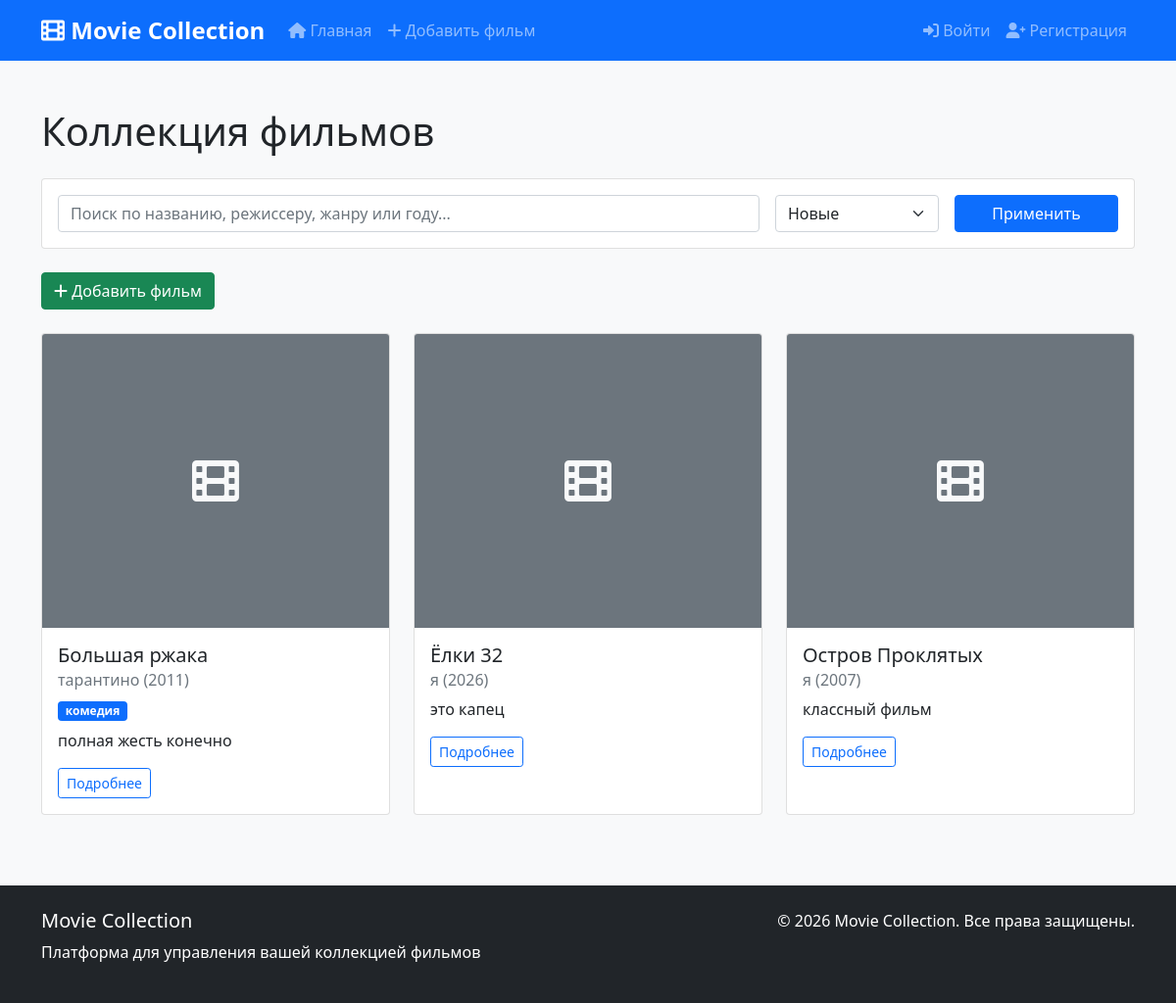
The page / on the database its author committed.
### movies/models.py (models this page shows, shortened)
class Movie(TimeStampedModel):
    title = models.CharField(
        _('Название фильма'),
        max_length=255
    )
    director = models.CharField(
        _('Режиссёр'),
        max_length=255
    )
    release_year = models.PositiveIntegerField(
        _('Год выпуска'),
        db_index=True,
        validators=[MinValueValidator(1888), MaxValueValidator(2100)]
    )
    genre = models.ForeignKey(
        Genre,
        on_delete=models.SET_NULL,
        null=True,
        blank=True,
        verbose_name=_('Жанр')
    )
    description = models.TextField(
        _('Описание'),
        blank=True
    )
    poster = models.ImageField(
        _('Постер'),
        upload_to='movie_posters/',
        null=True,
        blank=True
    )
    added_by = models.ForeignKey(
        User,
        on_delete=models.CASCADE,
        related_name='movies',
        verbose_name=_('Добавил пользователь')
    )
    class Meta:
        verbose_name = _('Фильм')
        verbose_name_plural = _('Фильмы')
        ordering = ['-created_at']
        unique_together = ['title', 'director', 'release_year']
    @property
    def average_rating(self):
        from django.db.models import Avg
        result = self.reviews.aggregate(average=Avg('rating'))
        return result['average'] or 0

class Genre(models.Model):
    name = models.CharField(
        _('Название жанра'),
        max_length=100,
        unique=True
    )
    class Meta:
        verbose_name = _('Жанр')
        verbose_name_plural = _('Жанры')
        ordering = ['name']

### movies/views.py (the view, shortened to what this page needs)
# urls.py: path('', views.MovieListView.as_view(), name='movie_list'),
class MovieListView(ListView):
    model = Movie
    template_name = 'movies/movie_list.html'
    context_object_name = 'movies'
    paginate_by = 12
    def get_queryset(self):
        queryset = Movie.objects.select_related('genre', 'added_by')
        search_query = self.request.GET.get('search', '')
        sort_by = self.request.GET.get('sort', '-created_at')
        if sort_by in ['title', 'release_year', 'created_at', '-title', '-release_year', '-created_at']:
            queryset = queryset.order_by(sort_by)
        return queryset
    def get_context_data(self, **kwargs):
        context = super().get_context_data(**kwargs)
        context['search_query'] = self.request.GET.get('search', '')
        context['sort_by'] = self.request.GET.get('sort', '-created_at')
        return context

### templates/movies/movie_list.html (shortened to what this page needs)
{% extends 'base.html' %}
{% load static %}
{% block content %}
<div class="container mt-4">
    <h1 class="mb-4">Коллекция фильмов</h1>
    <div class="card mb-4">
        <div class="card-body">
            <form method="get" class="row g-3">
                <div class="col-md-8">
                    <input type="text" name="search" class="form-control"
                           placeholder="Поиск по названию, режиссеру, жанру или году..."
                           value="{{ search_query }}">
                </div>
                <div class="col-md-2">
                    <select name="sort" class="form-select">
                        <option value="-created_at" {% if sort_by == '-created_at' %}selected{% endif %}>Новые</option>
                    </select>
                </div>
                <div class="col-md-2">
                    <button type="submit" class="btn btn-primary w-100">Применить</button>
                </div>
            </form>
        </div>
    </div>
    <div class="mb-4">
        <a href="{% url 'movies:movie_create' %}" class="btn btn-success">
            <i class="fas fa-plus"></i> Добавить фильм
        </a>
    </div>
    {% if movies %}
        <div class="row row-cols-1 row-cols-md-2 row-cols-lg-3 g-4">
            {% for movie in movies %}
            <div class="col">
                <div class="card h-100">
                    {% if movie.poster %}
                        <img src="{{ movie.poster.url }}" class="card-img-top" alt="{{ movie.title }}" style="height: 300px; object-fit: cover;">
                    {% else %}
                        <div class="card-img-top bg-secondary d-flex align-items-center justify-content-center" style="height: 300px;">
                            <i class="fas fa-film fa-3x text-light"></i>
                        </div>
                    {% endif %}
                    <div class="card-body">
                        <h5 class="card-title">{{ movie.title }}</h5>
                        <h6 class="card-subtitle mb-2 text-muted">{{ movie.director }} ({{ movie.release_year }})</h6>
                        {% if movie.genre %}
                            <span class="badge bg-primary">{{ movie.genre.name }}</span>
                        {% endif %}
                        <p class="card-text mt-2">{{ movie.description|truncatewords:20 }}</p>
                        <div class="d-flex justify-content-between">
                            <a href="{% url 'movies:movie_detail' movie.pk %}" class="btn btn-sm btn-outline-primary">
                                Подробнее
                            </a>
                        </div>
                    </div>
                </div>
            </div>
            {% endfor %}
        </div>
    {% else %}
        <div class="alert alert-info">
            <i class="fas fa-info-circle"></i> Фильмы не найдены. Будьте первым, кто добавит фильм!
        </div>
    {% endif %}
</div>
{% endblock %}

### templates/base.html (shortened to what this page needs)
{% load static %}
<!DOCTYPE html>
<html lang="ru">
<head>
    <link href="https://cdn.jsdelivr.net/npm/bootstrap@5.1.3/dist/css/bootstrap.min.css" rel="stylesheet">
    <link rel="stylesheet" href="https://cdnjs.cloudflare.com/ajax/libs/font-awesome/6.0.0/css/all.min.css">
    <link rel="stylesheet" href="{% static 'css/style.css' %}">
</head>
<body>
    <nav class="navbar navbar-expand-lg navbar-dark bg-primary">
        <div class="container">
            <a class="navbar-brand" href="{% url 'movies:movie_list' %}">
                <i class="fas fa-film"></i> Movie Collection
            </a>
            <div class="collapse navbar-collapse" id="navbarNav">
                <ul class="navbar-nav me-auto">
                    <li class="nav-item">
                        <a class="nav-link" href="{% url 'movies:movie_list' %}">
                            <i class="fas fa-home"></i> Главная
                        </a>
                    </li>
                    <li class="nav-item">
                        <a class="nav-link" href="{% url 'movies:movie_create' %}">
                            <i class="fas fa-plus"></i> Добавить фильм
                        </a>
                    </li>
                </ul>
                <ul class="navbar-nav">
                    {% if user.is_authenticated %}
                        <li class="nav-item dropdown">
                            <a class="nav-link dropdown-toggle" href="#" id="navbarDropdown" role="button"
                               data-bs-toggle="dropdown">
                                <i class="fas fa-user"></i> {{ user.username }}
                            </a>
                            <ul class="dropdown-menu">
                                <li><a class="dropdown-item" href="#">
                                    <i class="fas fa-user-circle"></i> Профиль
                                </a></li>
                                <li><a class="dropdown-item" href="#">
                                    <i class="fas fa-cog"></i> Настройки
                                </a></li>
                                <li><hr class="dropdown-divider"></li>
                                <li>
                                    <a class="dropdown-item" href="{% url 'logout' %}">
                                        <i class="fas fa-sign-out-alt"></i> Выйти
                                    </a>
                                </li>
                            </ul>
                        </li>
                    {% else %}
                        <li class="nav-item">
                            <a class="nav-link" href="{% url 'login' %}">
                                <i class="fas fa-sign-in-alt"></i> Войти
                            </a>
                        </li>
                        <li class="nav-item">
                            <a class="nav-link" href="{% url 'users:register' %}">
                                <i class="fas fa-user-plus"></i> Регистрация
                            </a>
                        </li>
                    {% endif %}
                </ul>
            </div>
        </div>
    </nav>
    <main class="py-4">
        {% block content %}
        {% endblock %}
    </main>
    <footer class="bg-dark text-white mt-5 py-4">
        <div class="container">
            <div class="row">
                <div class="col-md-6">
                    <h5>Movie Collection</h5>
                    <p>Платформа для управления вашей коллекцией фильмов</p>
                </div>
                <div class="col-md-6 text-end">
                    <p>&copy; {% now "Y" %} Movie Collection. Все права защищены.</p>
                </div>
            </div>
        </div>
    </footer>
</body>
</html>

### static/css/style.css (style rules this page uses)
body { font-family: 'Segoe UI', Tahoma, Geneva, Verdana, sans-serif; background-color: #f8f9fa; min-height: 100vh; display: flex; flex-direction: column; }
main { flex: 1; }
.navbar-brand { font-weight: bold; font-size: 1.5rem; }
.btn-primary { background-color: #0d6efd; border-color: #0d6efd; }

### rows shown on the page
Movie: title "Большая ржака", director "тарантино", release_year "2011", genre.name "комедия", description "полная жесть конечно"
Movie: title "Ёлки 32", director "я", release_year "2026", description "это капец"
Movie: title "Остров Проклятых", director "я", release_year "2007", description "классный фильм"
